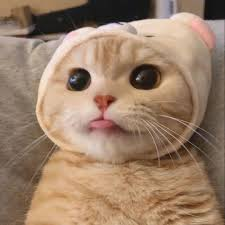
#> input picture Cats/c1.jpeg, 225 x 225 px; its folder holds 4 pictures in this run
$ python imageProcessor.py
#> lines starting #> are read from the running program, lines starting #| are printed output that depends on the picture
from PIL import Image
import os
def processIm(im):
    width, height = im.size
    if width>height:
        im.crop((width - height, 0, height, height))
    elif height>width:
        im.crop(0, height - width, width, width)
    im = im.resize((20, 20))
    return im
def reset():
    with open('X.txt', 'w') as inputs:
        inputs.close()
    with open('Y.txt', 'w') as expected:
        expected.close()
    with open('testY.txt', 'w') as testInputs:
        testInputs.close()
    with open('testX.txt', 'w') as testExpected:
        testExpected.close()
def makePixelString(im):
    pixelString = ""
    x, y = im.size
    for i in range(x):
        for j in range(y):
            pixel = im.getpixel((i, j))
            grey = round(sum(pixel)//3/255, 1)
            pixelString += str(grey) + ","
    return pixelString

reset()
inputArray = ""
outputArray = ""
testInputArray = ""
testOutputArray = ""
for file in os.listdir('/Users/propleschmaren/Desktop/MLStuff/Cats'):
    im = Image.open('Cats/'+file)
#> im is the input picture: PIL image 225x225 RGB; mean R, G, B 155.3, 127.9, 105.4
    processedIm = processIm(im)
#> in processIm, `im = im.resize((20, 20))`:
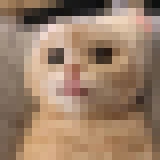
#> im: PIL image 20x20 RGB (shown 8 times larger); mean R, G, B 155.2, 127.8, 105.3
    pixelString = makePixelString(processedIm)
    inputArray += pixelString + "\n"
    outputArray += "0,1\n"
#> pass 2 of the loop `for file in os.listdir('/Users/propleschmaren/Desktop/MLStuff/Cats'):`:
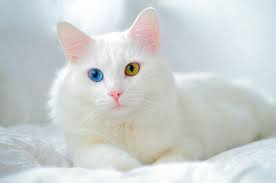
#> input picture Cats/c2.jpeg, 276 x 183 px
#> im is the input picture: PIL image 276x183 RGB; mean R, G, B 204.7, 209.1, 208.8
#> in processIm (call 2), `im = im.resize((20, 20))`:
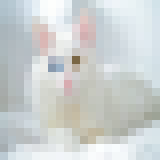
#> im: PIL image 20x20 RGB (shown 8 times larger); mean R, G, B 204.7, 209.1, 208.8
#> (the run stopped early here; a loop or call above may not have finished)
